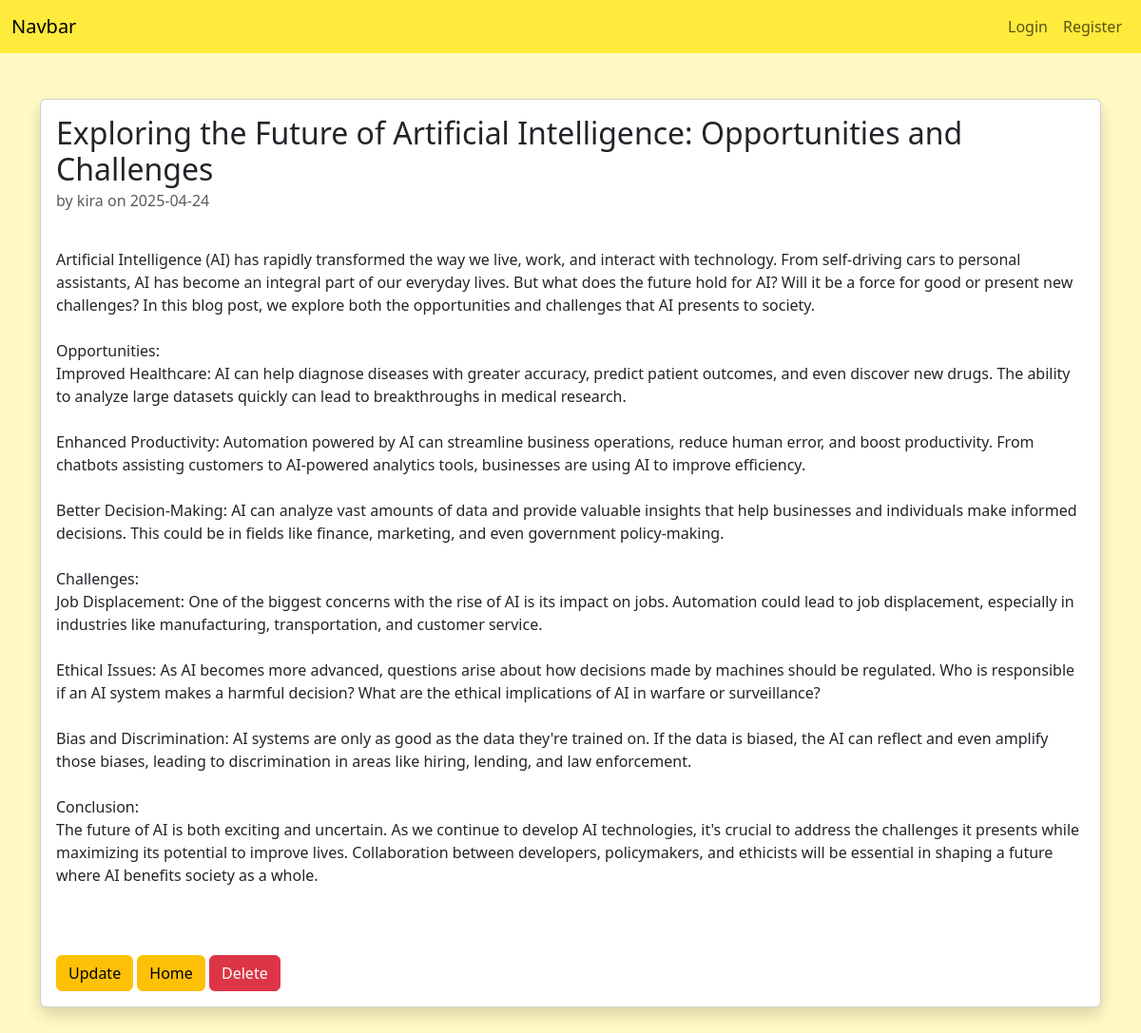
The page /blog/1 on the database its author committed.
### app.py (models this page shows)
class Blog(db.Model):
    id = db.Column(db.Integer, primary_key=True, nullable=False)
    title = db.Column(db.String(100), nullable=False)
    description = db.Column(db.Text, nullable=False)
    created_at = db.Column(db.DateTime, default=datetime.utcnow)
    author = db.Column(db.String(100), nullable=False)

### app.py (the view)
@app.route('/blog/<int:id>')
def view_blog(id):
    blog = Blog.query.get_or_404(id)
    return render_template('blog.html', blog=blog)

### templates/blog.html (shortened to what this page needs)
{% extends "base.html" %}
{% block content %}
<div class="container my-5">
    <div class="card shadow">
        <div class="card-body">
            <h2 class="card-title">{{ blog.title }}</h2>
            <h6 class="card-subtitle mb-3 text-muted">
                by {{ blog.author }} on {{ blog.created_at.strftime("%Y-%m-%d") }}
            </h6>
            <p class="card-text" style="white-space: pre-line;">
                {{ blog.description }}
            </p>
            <div class="mt-4">
                <a href="{{ url_for('update_blog', id=blog.id) }}" class="btn btn-warning">Update</a>
                <a href="/" class="btn btn-warning">Home</a>
                <form action="{{ url_for('delete_blog', id=blog.id) }}" method="POST" class="d-inline">
                    <button type="submit" class="btn btn-danger"
                        onclick="return confirm('Are you sure you want to delete this blog?');">Delete</button>
                </form>
            </div>
        </div>
    </div>
</div>
{% endblock %}

### templates/base.html (style rules this page uses)
:root { --primary-color: #2196f3; --secondary-color: #ffeb3b; --light-yellow: #fff9c4; --text-color: #212121; }
.bg-light-yellow { background-color: var(--light-yellow) !important; }

### rows shown on the page
Blog: title "Exploring the Future of Artificial Intelligence: Opportunities and Challenges", author "kira", created_at "2025-04-24", description "Artificial Intelligence (AI) has rapidly transformed the way we live, work, and interact with technology. From self-driving cars to personal assistants, AI has become an integral part of our everyday lives. But what does the future hold for AI? Will it be a force for good or present new challenges? In this blog post, we explore both the opportunities and challenges that AI presents to society. Opportunities: Improved Healthcare: AI can help diagnose diseases with greater accuracy, predict patient outcomes, and even discover new drugs. The ability to analyze large datasets quickly can lead to breakthroughs in medical research. Enhanced Productivity: Automation powered by AI can streamline…"
